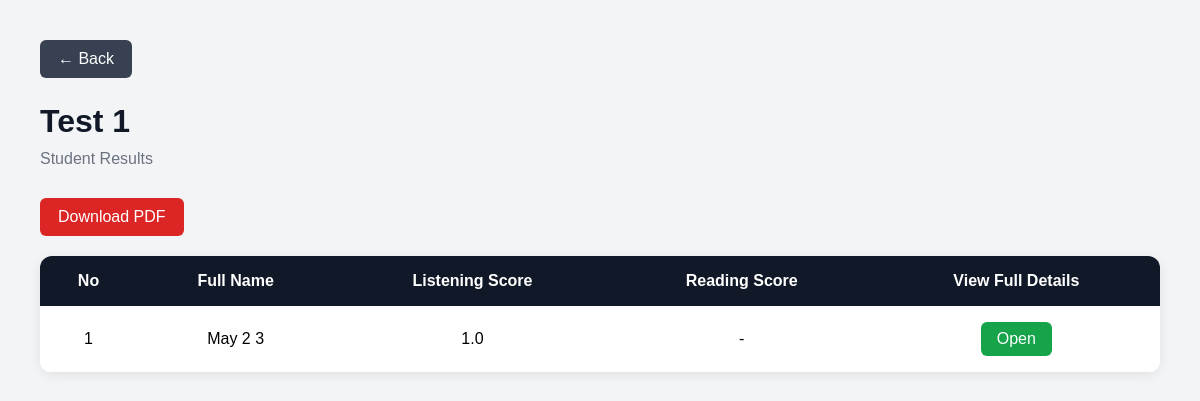
Page /results/1/ on the earlier database version.
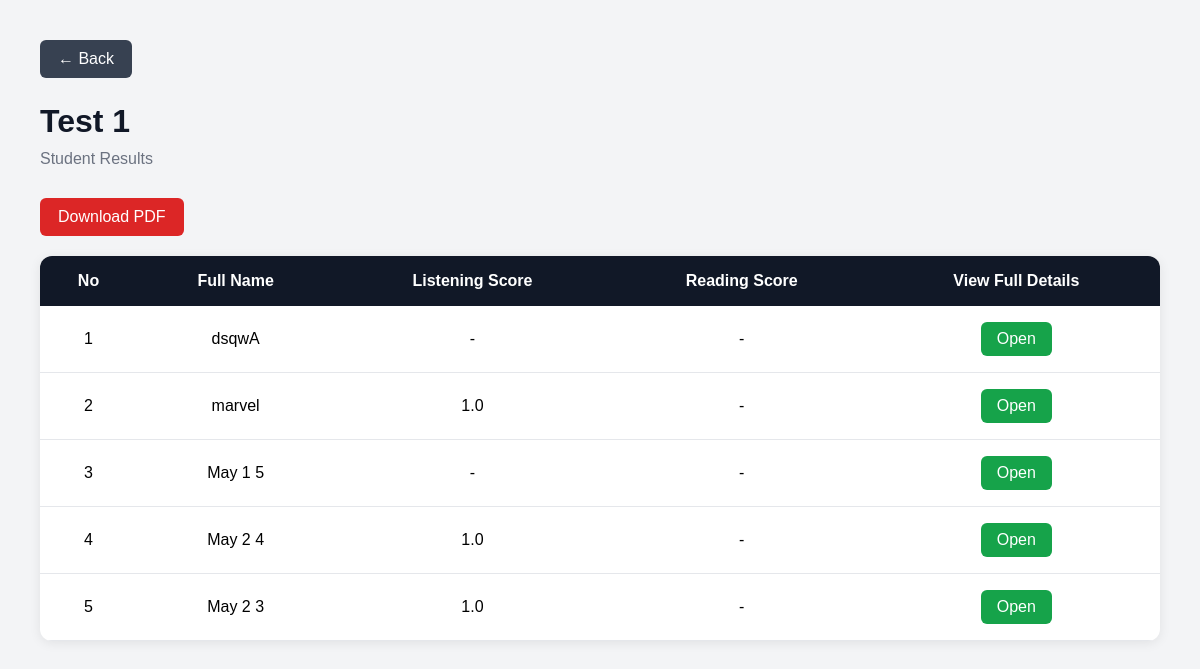
Same page on the later database version.
### core/models.py (models this page shows, shortened)
class ExamSession(models.Model):
    name        = models.CharField(max_length=150)          # shown in dropdown
    description = models.CharField(max_length=300, blank=True)
    is_open     = models.BooleanField(default=True)         # admin can open/close
    author = models.ForeignKey(settings.AUTH_USER_MODEL, on_delete=models.CASCADE)
    created_at  = models.DateTimeField(auto_now_add=True)

class ResultsTable(models.Model):
    exam_session = models.ForeignKey(           # ← new
        ExamSession,
        on_delete=models.SET_NULL,
        null=True, blank=True,
        related_name='results'
    )
    session_id = models.CharField(max_length=50, primary_key=True, unique=True)
    username = models.CharField(max_length=100)
    session_date = models.DateTimeField(auto_now_add=True)

class ListeningResults(models.Model):
    session = models.OneToOneField(
        'ResultsTable',
        on_delete=models.CASCADE,
        primary_key=True
        )
    test = models.ForeignKey(
        'ListeningTest',
        on_delete=models.SET_NULL,
        null=True,
        blank=True
        )
    listening_row_answers = models.JSONField()
    listening_correct_count = models.IntegerField()
    listening_mark = models.DecimalField(max_digits=2, decimal_places=1)

### core/views.py (the view)
# urls.py: path('results/<str:session_id>/', views.view_results_detail, name='view_results_detail'),
def view_results_detail(request, session_id):
    exam_session = get_object_or_404(
        ExamSession,
        id=session_id
    )
    results = ResultsTable.objects.filter(
        exam_session=exam_session
    ).order_by('-session_date')
    students = []
    for index, result in enumerate(results, start=1):
        listening = ListeningResults.objects.filter(
            session=result
        ).first()
        reading = ReadingResults.objects.filter(
            session=result
        ).first()
        writing = WritingResults.objects.filter(
            session=result
        ).first()
        students.append({
            'number': index,
            'result': result,
            'listening': listening,
            'reading': reading,
            'writing': writing,
        })
    return render(request, 'core/results_detail.html', {
        'exam_session': exam_session,
        'students': students,
    })

### core/templates/core/results_detail.html (shortened to what this page needs)
<!DOCTYPE html>
<html lang="en">
<head>
</head>
<body>
    <div class="container">
        <a
            href="{% url 'view_results' %}"
            class="back-btn"
        >
            ← Back
        </a>
        <h1 class="page-title">
            {{ exam_session.name }}
        </h1>
        <p class="page-subtitle">
            Student Results
        </p>
        <a
            href="{% url 'download_session_pdf' exam_session.id %}"
            class="download-btn"
        >
            Download PDF
        </a>
        <div class="table-wrapper">
            <table>
                <thead>
                    <tr>
                        <th>No</th>
                        <th>Full Name</th>
                        <th>Listening Score</th>
                        <th>Reading Score</th>
                        <th>View Full Details</th>
                    </tr>
                </thead>
                <tbody>
                    {% for student in students %}
                    <tr>
                        <td>
                            {{ student.number }}
                        </td>
                        <td>
                            {{ student.result.username }}
                        </td>
                        <td>
                            {% if student.listening %}
                                {{ student.listening.listening_mark }}
                            {% else %}
                                -
                            {% endif %}
                        </td>
                        <td>
                            {% if student.reading %}
                                {{ student.reading.reading_mark }}
                            {% else %}
                                -
                            {% endif %}
                        </td>
                        <td>
                            <a
                                href="{% url 'student_full_result' student.result.session_id %}"
                                class="details-btn"
                            >
                                Open
                            </a>
                        </td>
                    </tr>
                    {% endfor %}
                </tbody>
            </table>
        </div>
    </div>
</body>
</html>

### core/templates/core/results_detail.html (style rules this page uses)
* { margin: 0; padding: 0; box-sizing: border-box; font-family: Arial, sans-serif; }
body { background: #f3f4f6; padding: 40px; }
.container { max-width: 1400px; margin: auto; }
.page-title { font-size: 2rem; margin-bottom: 10px; color: #111827; }
.page-subtitle { color: #6b7280; margin-bottom: 30px; }
.table-wrapper { background: white; border-radius: 12px; overflow: hidden; box-shadow: 0 2px 12px rgba(0,0,0,0.08); }
table { width: 100%; border-collapse: collapse; }
thead { background: #111827; color: white; }
th { padding: 16px; text-align: center; font-weight: 600; }
td { padding: 16px; border-bottom: 1px solid #e5e7eb; text-align: center; }
.details-btn { display: inline-block; background: #16a34a; color: white; text-decoration: none; padding: 8px 16px; border-radius: 6px; transition: 0.2s; }
.back-btn { display: inline-block; margin-bottom: 25px; background: #374151; color: white; text-decoration: none; padding: 10px 18px; border-radius: 6px; }
.download-btn { display: inline-block; margin-bottom: 20px; background: #dc2626; color: white; text-decoration: none; padding: 10px 18px; border-radius: 6px; }

Differences in the rows shown:
added ResultsTable: number "1", result.username "dsqwA"
added ResultsTable: number "2", result.username "marvel", listening.listening_mark "1.0"
added ResultsTable: number "3", result.username "May 1 5"
added ResultsTable: number "4", result.username "May 2 4", listening.listening_mark "1.0"
computed for ResultsTable "May 2 3": number "1" → "5"
